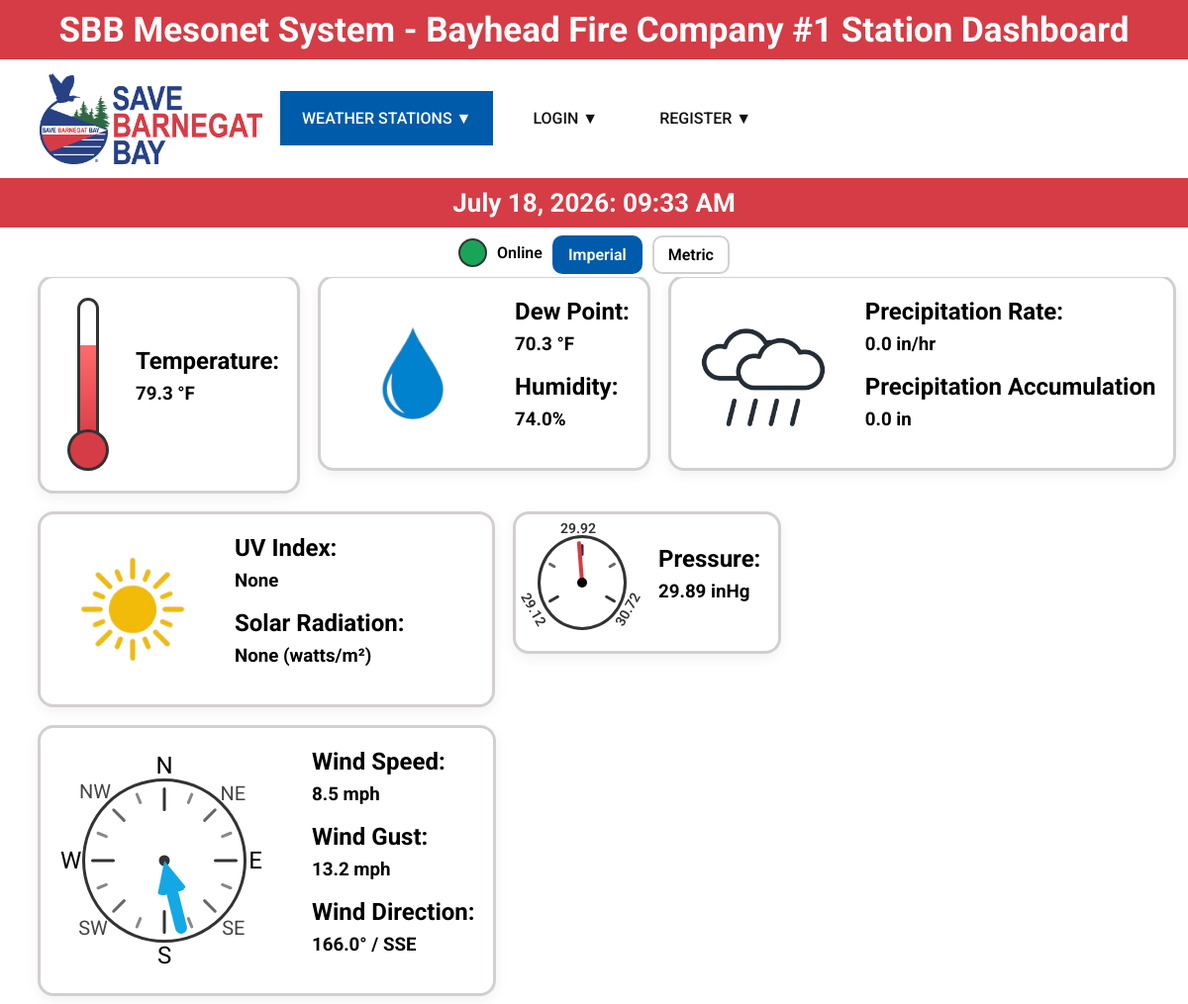
Page /stations/public/KNJBAYHE18 on the committed database.
### model.py (models this page shows)
class WeatherBase(SQLModel):
    station_id: str = Field(index=True, unique=True, foreign_key="station.station_id")
    observed_at: datetime = Field(index=True, default_factory=utc_now)
    temp: float | None = None
    dewpoint: float | None = None
    humidity: float | None = None
    wind_speed: float | None = None
    wind_gust: float | None = None
    wind_dir: float | None = None
    pressure: float | None = None
    precip_rate: float | None = None
    precip_accum: float | None = None
    uv: float | None = None
    solar: float | None = None

class Weather(WeatherBase, table=True):
    id: int | None = Field(default=None, primary_key=True)

### main.py (the view)
@app.get("/stations/public/{station_id}", response_class=HTMLResponse)
def public_station(request: Request, session: db.SessionDep, station_id: str):
    units = request.query_params.get("units", "imperial")
    status = session.exec(select(m.Status).where(m.Status.station_id == station_id)).first()
    weather = session.exec(select(m.Weather).where(m.Weather.station_id == station_id)).first()
    station = session.exec(select(m.Station).where(m.Station.station_id == station_id)).first()
    if not status or not station or not weather:
        raise HTTPException(status_code=404, detail="Station Not Found")
    if weather is not None:
        time = m.to_eastern(weather.observed_at)
        date = datetime.strftime(time, "%B %d, %Y")
        time = datetime.strftime(time, "%I:%M %p")
        wind_label = degree_to_label(weather.wind_dir)
    if units == "metric":
        temp_pct = 0
        if weather and weather.temp is not None:
            temp_pct = ((weather.temp - cfg.m_temp_min) / (cfg.m_temp_max - cfg.m_temp_min)) * 100
            temp_pct = max(0, min(100, temp_pct))
        pressure_angle = 180
        if weather and weather.pressure is not None:
            pressure = cv.inhg_to_hpa(weather.pressure)
            pressure_min = cv.inhg_to_hpa(cfg.pressure_min)
            pressure_mid = cv.inhg_to_hpa(cfg.pressure_mid)
            pressure_max = cv.inhg_to_hpa(cfg.pressure_max)
            pressure_angle_1 = ((pressure - pressure_min) / (pressure_max - pressure_min)) * (cfg.angle_max - cfg.angle_min) + cfg.angle_min
            pressure_angle = round(max(cfg.angle_min, min(cfg.angle_max, pressure_angle_1)), 2)
        precip_r = cv.in_to_mm(weather.precip_rate)
        precip_a = cv.in_to_mm(weather.precip_accum)
        pressure_labels = {
            "low": pressure_min,
            "mid": pressure_mid,
            "high": pressure_max
        }
        w_units = {
            "temp": "°C",
            "precip_r": "mm/hr",
            "precip_a": "mm",
            "wind": "knots",
            "pressure": "hPa"
        }
        converted = {
            "pressure": pressure,
            "precip_r": precip_r,
            "precip_a": precip_a,
            "temp": weather.temp,
            "dew_p": weather.dewpoint,
            "wind_speed": weather.wind_speed,
            "wind_gust": weather.wind_gust
        }
    else:
        temp = cv.c_to_f(weather.temp)
        dew_p = cv.c_to_f(weather.dewpoint)
        temp_pct = 0
        if weather and weather.temp is not None:
            temp_pct = ((temp - cfg.temp_min) / (cfg.temp_max - cfg.temp_min)) * 100
            temp_pct = max(0, min(100, temp_pct))
        pressure_angle = 180
        if weather and weather.pressure is not None:
            pressure_angle_1 = ((weather.pressure - cfg.pressure_min) / (cfg.pressure_max - cfg.pressure_min)) * (cfg.angle_max - cfg.angle_min) + cfg.angle_min
            pressure_angle = round(max(cfg.angle_min, min(cfg.angle_max, pressure_angle_1)), 2)
        wind_speed = cv.knots_to_mph(weather.wind_speed)
        wind_gust = cv.knots_to_mph(weather.wind_gust)
        pressure_labels = {
            "low": cfg.pressure_min,
            "mid": cfg.pressure_mid,
            "high": cfg.pressure_max,
        }
        w_units = {
            "temp": "°F",
            "precip_r": "in/hr",
            "precip_a": "in",
            "wind": "mph",
            "pressure": "inHg",
        }
        converted = {
            "temp": temp,
            "dew_p": dew_p,
            "pressure": weather.pressure,
            "precip_r": weather.precip_rate,
            "precip_a": weather.precip_accum,
            "wind_speed": wind_speed,
            "wind_gust": wind_gust,
        }
    return templates.TemplateResponse(request, "public_dash.html", context={
        "request": request,
        "title": f"{station.station_name} Station Dashboard",
        "active_page": "stations",
        "station": station,
        "weather": weather,
        "status": status,
        "date": date,
        "time": time,
        "units": units,
        "pressure_labels": pressure_labels,
        "wind_label": wind_label,
        "temp_pct": temp_pct,
        "pressure_angle": pressure_angle,
        "w_units": w_units,
        "converted": converted
    })

### templates/public_dash.html
{% extends "layout.html" %}
{% block content %}
    {% if not station.is_public or station.last_status =="OFFLINE"%}
        <h1 style="padding-top: 270px">Station not Available</h1>
    {% else %}
    <div class="p_time_bar">
        <h1>{{ date }}: {{ time }}</h1>
    </div>
    {% if status.last_status == "CONNECTED" %}
        <div class="status_bar">
            <span class="online_dot"></span>
            <span class="p_status_text">Online</span>
            <div class="unit_toggle" style="padding-top: 20px">
                <a href="?units=imperial" class="{% if units == 'imperial' %}active_unit{% endif %}">Imperial</a>
                <a href="?units=metric" class="{% if units == 'metric' %}active_unit{% endif%}">Metric</a>
            </div>
        </div>
    {% else %}
        <div class="status_bar">
            <span class="offline_dot"></span>
            <span class="p_status_text">Offline</span>
        </div>
    {% endif %}
    <div class="p_station_content" style="padding-top: 270px; padding-left: 30px;">
        <div class="p_station_card p_temp_card">
            <div class=thermo_widget>
                <div class="thermo_tube">
                    <div class="thermo_fill" style="height: {{ temp_pct }}%;"></div>
                </div>
                <div class="thermo_bulb"></div>
            </div>
            <div class="p_dash_text">
                <h1>Temperature:</h1>
                <h3>{{ converted.temp }} {{ w_units.temp }}</h3>
            </div>
        </div>
        <div class="p_station_card">
            <img src="{{ url_for('static', path='/icons/water_drop.png')}}" alt="Water Drop" class="p_solar_img">
            <div class="p_dash_text">
                <h1>Dew Point:</h1>
                <h3>{{ converted.dew_p }} {{ w_units.temp }}</h3>
                <h1>Humidity:</h1>
                <h3>{{ weather.humidity }}%</h3>
            </div>
        </div>
        <div class="p_station_card">
            <img src="{{ url_for('static', path='/icons/cloud.png')}}" alt="Rainy Cloud" class="p_solar_img">
            <div class="p_dash_text">
                <h1>Precipitation Rate:</h1>
                <h3>{{ converted.precip_r }} {{ w_units.precip_r }}</h3>
                <h1>Precipitation Accumulation</h1>
                <h3>{{ converted.precip_a }} {{ w_units.precip_a }}<Inp></Inp></h3>
            </div>
        </div>
        <div class="p_station_card p_solar_card">
            <img src="{{ url_for('static', path='/icons/sun.png')}}" alt="Solar" class="p_solar_img">
            <div class="p_dash_text">
                <h1>UV Index:</h1>
                <h3>{{ weather.uv }}</h3>
                <h1>Solar Radiation: </h1>
                <h3>{{ weather.solar }} (watts/m²)</h3>
            </div>
        </div>
        <div class="p_station_card">
            <div class="pressure_widget">
                <div class="pressure_circle">
                    <div class="tick tick1"></div>
                    <div class="tick_label tick_label1">{{ pressure_labels.low }}</div>
                    <div class="tick_small tick2"></div>
                    <div class="tick tick3"></div>
                    <div class="tick_label tick_label2">{{ pressure_labels.mid }}</div>
                    <div class="tick_small tick4"></div>
                    <div class="tick tick5"></div>
                    <div class="tick_label tick_label3">{{ pressure_labels.high }}</div>
                    <div class="pressure_needle" style="transform: translateX(-50%) rotate({{ pressure_angle }}deg);"></div>
                    <div class="pressure_center"></div>
                </div>
            </div>
             <div class="p_dash_text">
                <h1>Pressure:</h1>
                <h3>{{ converted.pressure }} {{ w_units.pressure }}</h3>
             </div>
        </div>
        <div class="p_station_card">
            <div class="wind_widget" style="padding-left: 20px;">
                <div class="wind_compass">
                    {% if weather.wind_dir%}
                        <div class="wind_arrow" style="z-index: 1005; transform: translate(-50%, -50%) rotate({{ weather.wind_dir - 90}}deg)">
                            <div class="wind_arrow_head"></div>
                            <div class="wind_arrow_tail"></div>
                        </div>
                    {% else %}
                        <div style="padding-left: 34px; padding-top: 83px">No Wind data</div>
                    {% endif %}
                    <div class="wind_center"></div>
                    <div class="compass_label north">N</div>
                    <div class="compass_label_s ne">NE</div>
                    <div class="compass_label east">E</div>
                    <div class="compass_label_s se">SE</div>
                    <div class="compass_label south">S</div>
                    <div class="compass_label_s sw">SW</div>
                    <div class="compass_label west">W</div>
                    <div class="compass_label_s nw">NW</div>
                    <div class="wind_tick wind_tick_n"></div>
                    <div class="wind_tick_ss wind_tick_nne"></div>
                    <div class="wind_tick_s wind_tick_ne"></div>
                    <div class="wind_tick_ss wind_tick_ene"></div>
                    <div class="wind_tick wind_tick_e"></div>
                    <div class="wind_tick_ss wind_tick_ese"></div>
                    <div class="wind_tick_s wind_tick_se"></div>
                    <div class="wind_tick_ss wind_tick_sse"></div>
                    <div class="wind_tick wind_tick_south"></div>
                    <div class="wind_tick_ss wind_tick_ssw"></div>
                    <div class="wind_tick_s wind_tick_sw"></div>
                    <div class="wind_tick_ss wind_tick_wsw"></div>
                    <div class="wind_tick wind_tick_w"></div>
                    <div class="wind_tick_ss wind_tick_wnw"></div>
                    <div class="wind_tick_s wind_tick_nw"></div>
                    <div class="wind_tick_ss wind_tick_nnw"></div>
                </div>
            </div>
            <div class="p_dash_text">
                <h1>Wind Speed:</h1>
                <h3>{{ converted.wind_speed }} {{ w_units.wind }}</h3>
                <h1>Wind Gust:</h1>
                <h3>{{ converted.wind_gust }} {{ w_units.wind }}</h3>
                <h1>Wind Direction:</h1>
                <h3>{{ weather.wind_dir }}° / {{ wind_label }}</h3>
            </div>
        </div>
    </div>
    {% endif %}
{% endblock %}

### templates/layout.html (shortened to what this page needs)
<!DOCTYPE html>
<html>
    <head>
        <link rel="stylesheet" href="{{ url_for('static', path='/style.css') }}">
    </head>
    <body>
        <div id="top-red-bar" class="top_red_bar" >
            <span id="top-red-bar-text" class="top_red_bar_text">
                {% if title %}
                    SBB Mesonet System - {{ title }}
                {% else %}
                    SBB Mesonet System
                {% endif %}
            </span>
        </div>
        <div id="top-menu-bar" class="top_menu_bar">
            <nav class="menu_bar">
                <div class="nav_links">
                    <a href="/" class="logo_link">
                        <img src="/static/icons/logo.png" alt="Save Barnegat Bay" width="225" class="logo_link">
                    </a>
                    <a href="/stations" class="nav_item {% if active_page == 'stations' %}active{% endif %}">WEATHER STATIONS ▼</a>
                    {% if current_user%}
                        <a href="my-stations" class="nav_item {% if active_page == 'my-stations' %}active{% endif %}">MY STATIONS ▼</a>
                        <a href="logout" class="nav_item">LOGOUT ▼</a>
                        {% else %}
                            <a href="/login" class="nav_item {% if active_page == 'login' %}active{% endif %}">LOGIN ▼</a>
                            <a href="/register" class="nav_item {% if active_page == 'register' %}active{% endif %}">REGISTER ▼</a>
                        {% endif %}
                </div>
            </nav>
        </div>
        <div>
            {% block content %}
            {% endblock %}
        </div>
    </body>
</html>

### templates/layout.html (style rules this page uses)
body { font-family: "Roboto", sans-serif }

### rows in the picture
Weather: observed_at "July 18, 2026", humidity "74.0", precip_r "0.0", precip_a "0.0", uv "None", solar "None", pressure "29.89", wind_dir "166.0"

### other values in the picture
{{ title }} "Bayhead Fire Company #1 Station Dashboard"
{{ time }} "09:33 AM"
{{ converted.temp }} "79.3"
{{ w_units.temp }} "°F"
{{ converted.dew_p }} "70.3"
{{ w_units.precip_r }} "in/hr"
{{ w_units.precip_a }} "in"
{{ pressure_labels.low }} "29.12"
{{ pressure_labels.mid }} "29.92"
{{ pressure_labels.high }} "30.72"
{{ w_units.pressure }} "inHg"
{{ converted.wind_speed }} "8.5"
{{ w_units.wind }} "mph"
{{ converted.wind_gust }} "13.2"
{{ wind_label }} "SSE"
